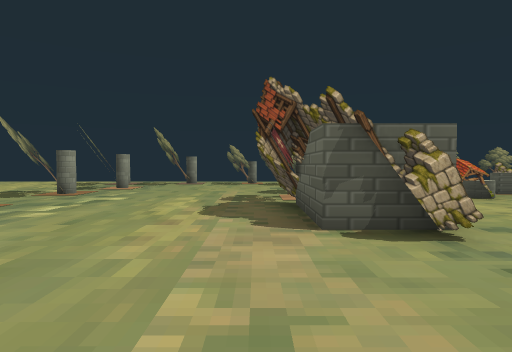
[1] (above)

15 first-person views from a walk through a level from a Godot 3-D game. The camera is 1.5 m above the floor, tilts 2° down and sees 75° across. The floor is counted in squares, 2 m on a side. Each view is taken from the middle of a square. On the plan, view 1 faces up. The plan holds only what a view shows up to about 11 squares ahead; the rest is blank. The place goes on beyond the plan. Flat picture figures and markers are left out. Characters and animated objects are not drawn. Some surface patterns are stand-ins.

[2]
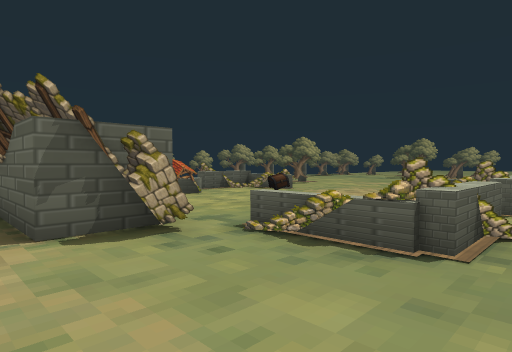

[3]
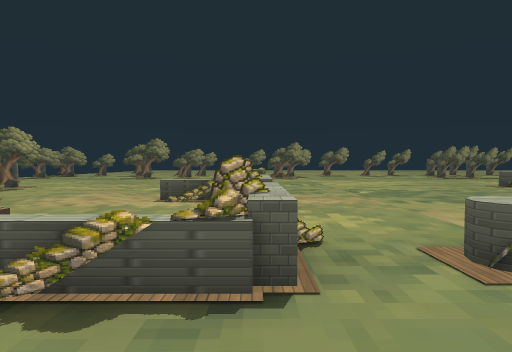

[4]
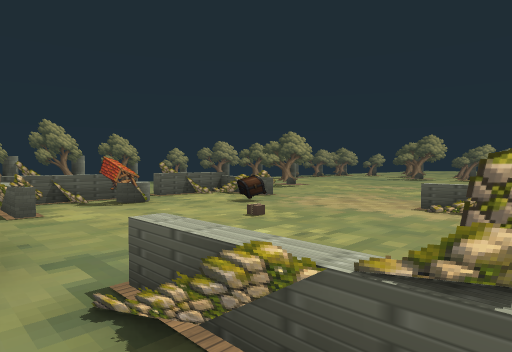

[5]
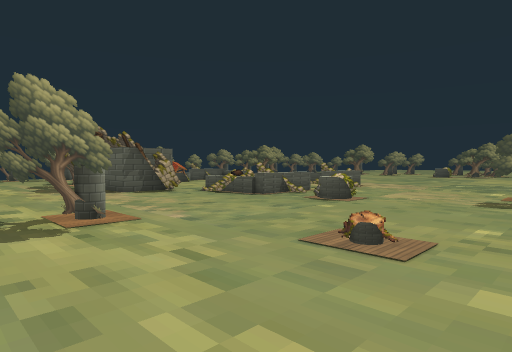

[6]
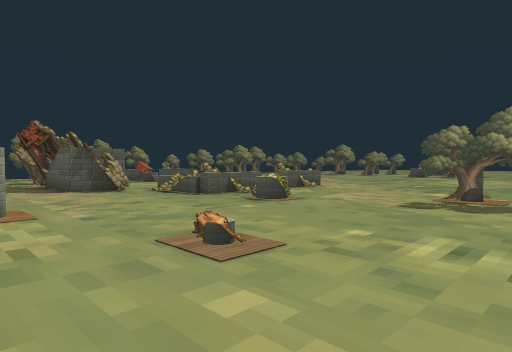

[7]
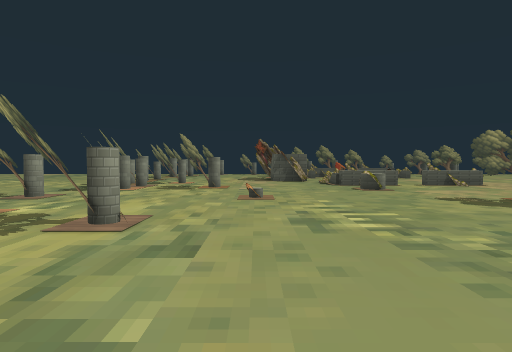

[8]
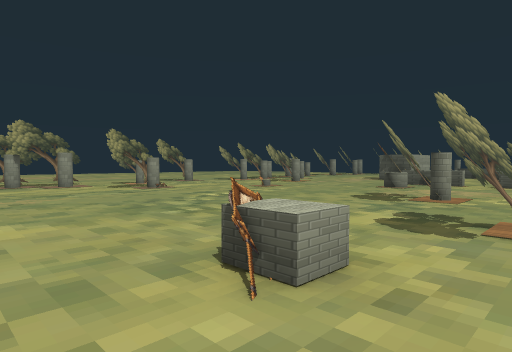

[9]
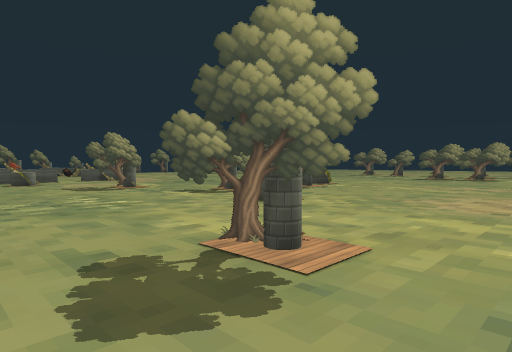

[10]
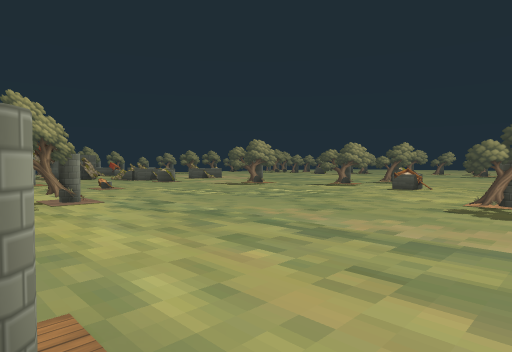

[11]
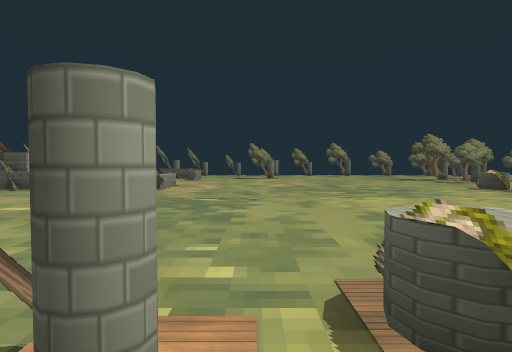

[12]
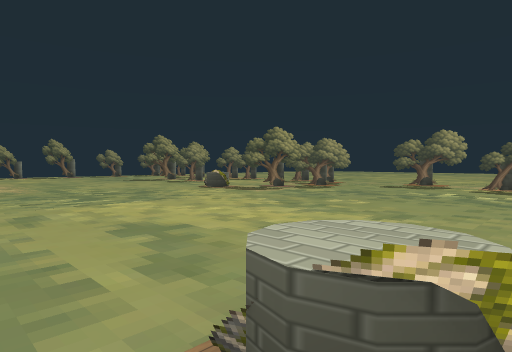

[13]
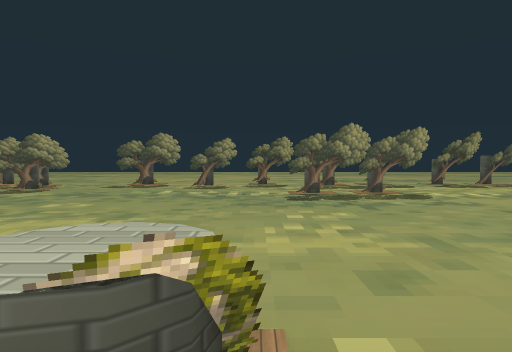

[14]
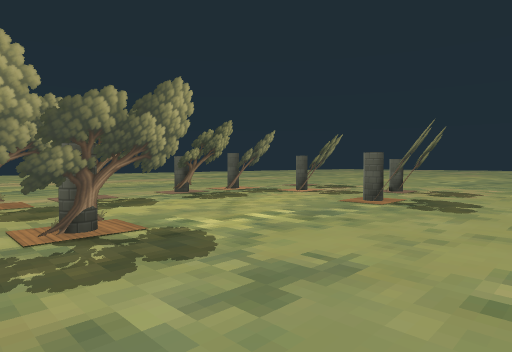

[15]
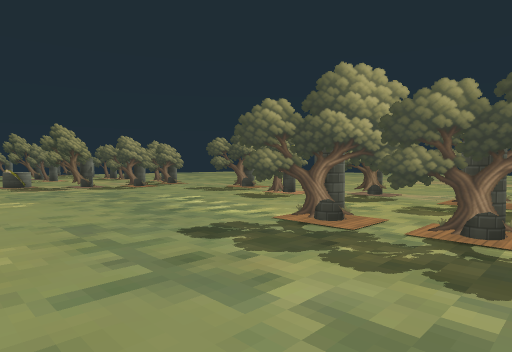

### Floor plan
Key: @ floor where view 1 was taken; # wall or solid block; x gap in a wall; . floor; = window, fence, low wall or low ledge; ^ raised ledge; C chest; T tree.
Columns run from 4 left of view 1 to 22 right of it. Each row starts with its distance up from view 1.
 14          #
 13         ##
 12
 11 .....
 10 #....
  9 .....   = .=   ##
  8 .....# ^=^x=^ ..#
  7 .....##=.=..=....
  6 .....# ....C......
  5 .....# ...........
  4  ....##............
  3  .....#= ...=.   ...
  2   .....^ ...^..........
  1   .....#^..^^.........^.
  0  .##@..................##
 -1 #..#...^................##
 -2 .........................#.
 -3 ...........................
 -4 ....=....##................
 -5 ..........#................
 -6  ................. ........
 -7  .#........##...^  ........
 -8 ............#.#.^..........
 -9 #............. ........##..
-10  .........^.............#.T
-11  ......................TT..
-12 ................... ....T..
-13 #......#........... .......
-14 .......#........    ^......
-15      .....           ......
-16                      ..T...
-17                      ..T.#.
-18                      .....#
-19                      ..TT..
-20                      ...T..
-21                       ...
-22                       ...
-23                       ..

Where each view was taken, in squares from view 1:
view 1: 0 up, 0 right, facing up
view 2: 0 up, 0 right, facing up-right
view 3: 1 up, 1 right, facing right
view 4: 1 up, 2 right, facing up-right
view 5: 5 down, 3 left, facing up-right
view 6: 6 down, 2 left, facing up-right
view 7: 11 down, 0 right, facing up
view 8: 12 down, 8 right, facing up-left
view 9: 15 down, 1 right, facing up-right
view 10: 14 down, 4 left, facing up-right
view 11: 9 down, 11 right, facing up
view 12: 8 down, 11 right, facing up-right
view 13: 8 down, 11 right, facing right
view 14: 10 down, 16 right, facing down-right
view 15: 12 down, 16 right, facing up-right
